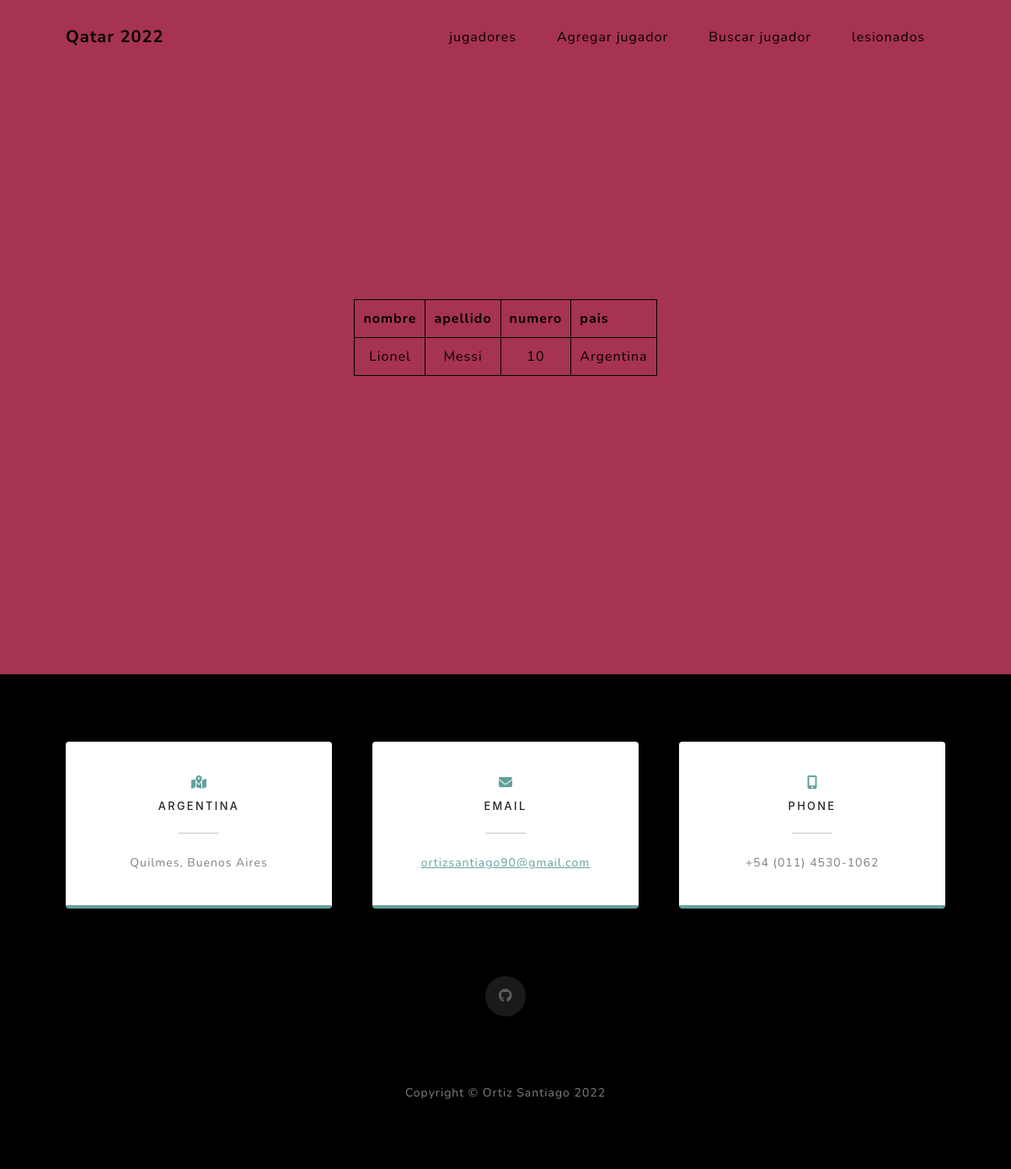
The app's page /jugadores/, older data.
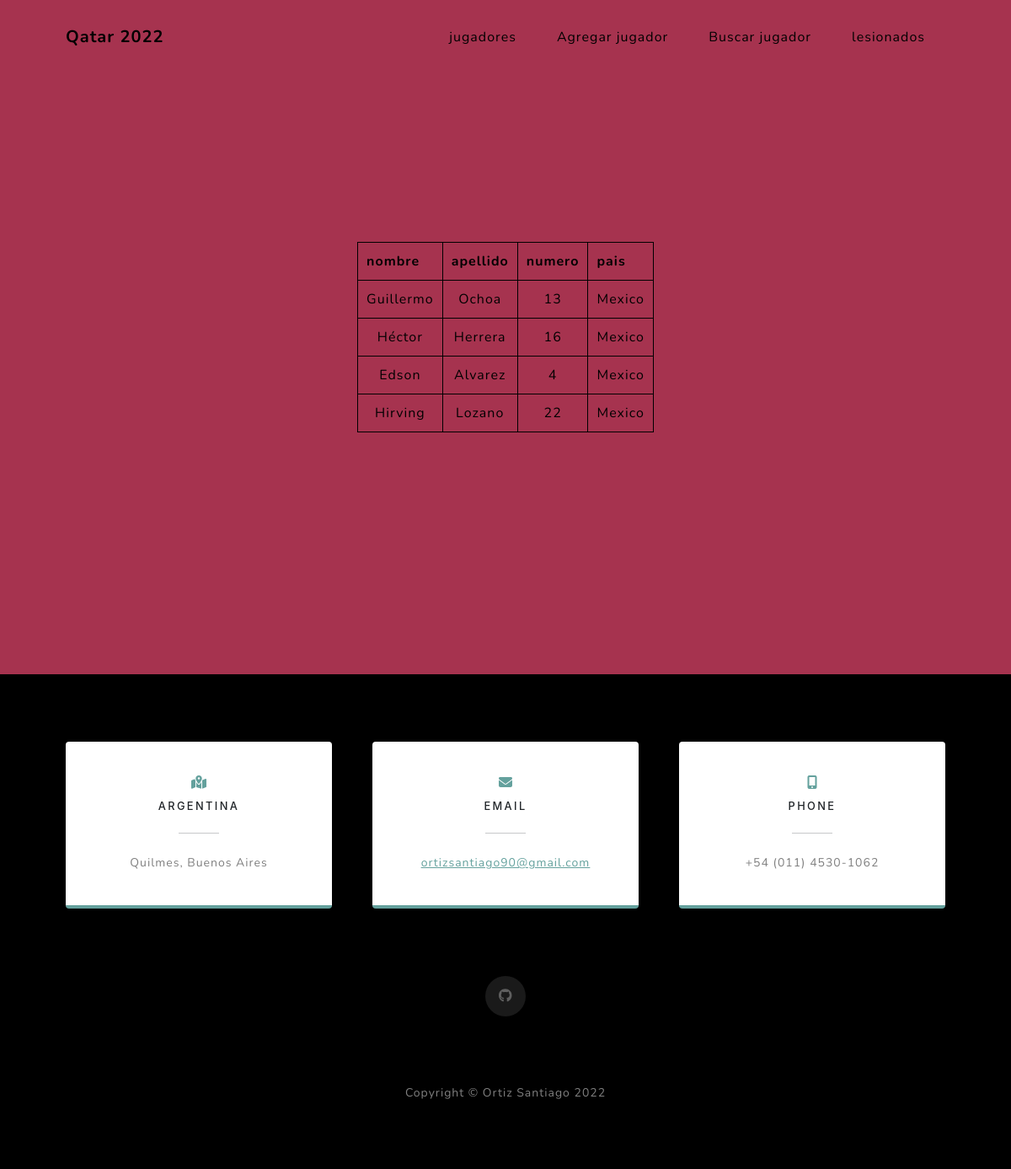
The same page, newer data.
### appmundial/models.py (models this page shows)
class Jugadores(models.Model):
    nombres_jugador = models.CharField(max_length=40)
    apellidos_jugador = models.CharField(max_length=40)
    numero_camiseta = models.IntegerField()
    pais_jugador = models.CharField(max_length=40)

### appmundial/views.py (the view)
# urls.py: path("jugadores/",views.Jugadores_mundial, name="mundial-jugadores"),
def Jugadores_mundial(request):
    jugadores1 = Jugadores.objects.all()
    datos = {"listajugadores" : jugadores1}
    return render(request, "appmundial/jugadores.html",datos)

### appmundial/templates/appmundial/jugadores.html (shortened to what this page needs)
{% extends "appmundial/base3.html" %}
{% block nav %}
    <li class="nav-item"><a class="nav-link" style="color:black ;" href="{% url 'mundial-jugadores' %}">jugadores</a></li>
    <li class="nav-item"><a class="nav-link" style="color:black ;" href="{% url 'mundial-jugadores-agregar' %}">Agregar jugador</a></li>
    <li class="nav-item"><a class="nav-link" style="color:black ;" href="{% url 'mundial-buscar' %}">Buscar jugador</a></li>
    <li class="nav-item"><a class="nav-link" style="color:black ;" href="{% url 'mundial-lesionados'%}">lesionados</a></li>
{% endblock %}
{% block contenido %}
<div class="masthead" style="background: rgb(166, 51, 79) ;">
    <div class="container px-4 px-lg-5 d-flex h-100 align-items-center justify-content-center">
        <table>
            <thead>
                <tr>
                    <th style="color: black;" scope="col">nombre</th>
                    <th style="color: black;" scope="col">apellido</th>
                    <th style="color: black;" scope="col">numero</th>
                    <th style="color: black;" scope="col">pais</th>
                </tr>
            </thead>
            <tbody>
                {% for jugador in listajugadores %}
                <tr>
                    <td style="color: black;">{{jugador.nombres_jugador}}</td>
                    <td style="color: black;">{{jugador.apellidos_jugador}}</td>
                    <td style="color: black;">{{jugador.numero_camiseta}}</td>
                    <td style="color: black;">{{jugador.pais_jugador}}</td>
                {% endfor %}
                </tr>
            </tbody>
        </table>
    </div>
</div>
{% endblock %}

### appmundial/templates/appmundial/base3.html (shortened to what this page needs)
<!DOCTYPE html>
<html lang="en">
    <head>
      {% load static %}
        <link href="{% static 'appmundial/css/styles.css' %}" rel="stylesheet" />
    </head>
    <body id="page-top">
        <nav class="navbar navbar-expand-lg navbar-light fixed-top" id="mainNav">
            <div class="container px-4 px-lg-5">
                <a class="navbar-brand" style="color: black ;" href="{% url 'mundial-inicio' %}">Qatar 2022</a>
                <div class="collapse navbar-collapse" id="navbarResponsive">
                    <ul class="navbar-nav ms-auto">
                        {% block nav %}
                        {% endblock %}
                    </ul>
                </div>
            </div>
        </nav>
        {% block contenido %}
        {% endblock %}
        <section class="contact-section bg-black">
            <div class="container px-4 px-lg-5">
                <div class="row gx-4 gx-lg-5">
                    <div class="col-md-4 mb-3 mb-md-0">
                        <div class="card py-4 h-100">
                            <div class="card-body text-center">
                                <i class="fas fa-map-marked-alt text-primary mb-2"></i>
                                <h4 class="text-uppercase m-0">Argentina</h4>
                                <hr class="my-4 mx-auto" />
                                <div class="small text-black-50">Quilmes, Buenos Aires</div>
                            </div>
                        </div>
                    </div>
                    <div class="col-md-4 mb-3 mb-md-0">
                        <div class="card py-4 h-100">
                            <div class="card-body text-center">
                                <i class="fas fa-envelope text-primary mb-2"></i>
                                <h4 class="text-uppercase m-0">Email</h4>
                                <hr class="my-4 mx-auto" />
                                <div class="small text-black-50"><a href="#!">ortizsantiago90@gmail.com</a></div>
                            </div>
                        </div>
                    </div>
                    <div class="col-md-4 mb-3 mb-md-0">
                        <div class="card py-4 h-100">
                            <div class="card-body text-center">
                                <i class="fas fa-mobile-alt text-primary mb-2"></i>
                                <h4 class="text-uppercase m-0">Phone</h4>
                                <hr class="my-4 mx-auto" />
                                <div class="small text-black-50">+54 (011) 4530-1062</div>
                            </div>
                        </div>
                    </div>
                </div>
                <div class="social d-flex justify-content-center">
                    <a class="mx-2" href="https://github.com/SantyCMT"><i class="fab fa-github"></i></a>
                </div>
            </div>
        </section>
        <footer class="footer bg-black small text-center text-white-50"><div class="container px-4 px-lg-5">Copyright &copy; Ortiz Santiago 2022</div></footer>
    </body>
</html>

### appmundial/templates/appmundial/jugadores.html (style rules this page uses)
table, th, td { border: 1px solid black; border-collapse: collapse; }
th, td { padding: 10px; }
td { text-align: center; }

Row changes from the older to the newer data that the page shows:
removed Jugadores: nombres_jugador "Lionel", apellidos_jugador "Messi", numero_camiseta "10", pais_jugador "Argentina"
added Jugadores: nombres_jugador "Guillermo", apellidos_jugador "Ochoa", numero_camiseta "13", pais_jugador "Mexico"
added Jugadores: nombres_jugador "Héctor", apellidos_jugador "Herrera", numero_camiseta "16", pais_jugador "Mexico"
added Jugadores: nombres_jugador "Edson", apellidos_jugador "Alvarez", numero_camiseta "4", pais_jugador "Mexico"
added Jugadores: nombres_jugador "Hirving", apellidos_jugador "Lozano", numero_camiseta "22", pais_jugador "Mexico"
